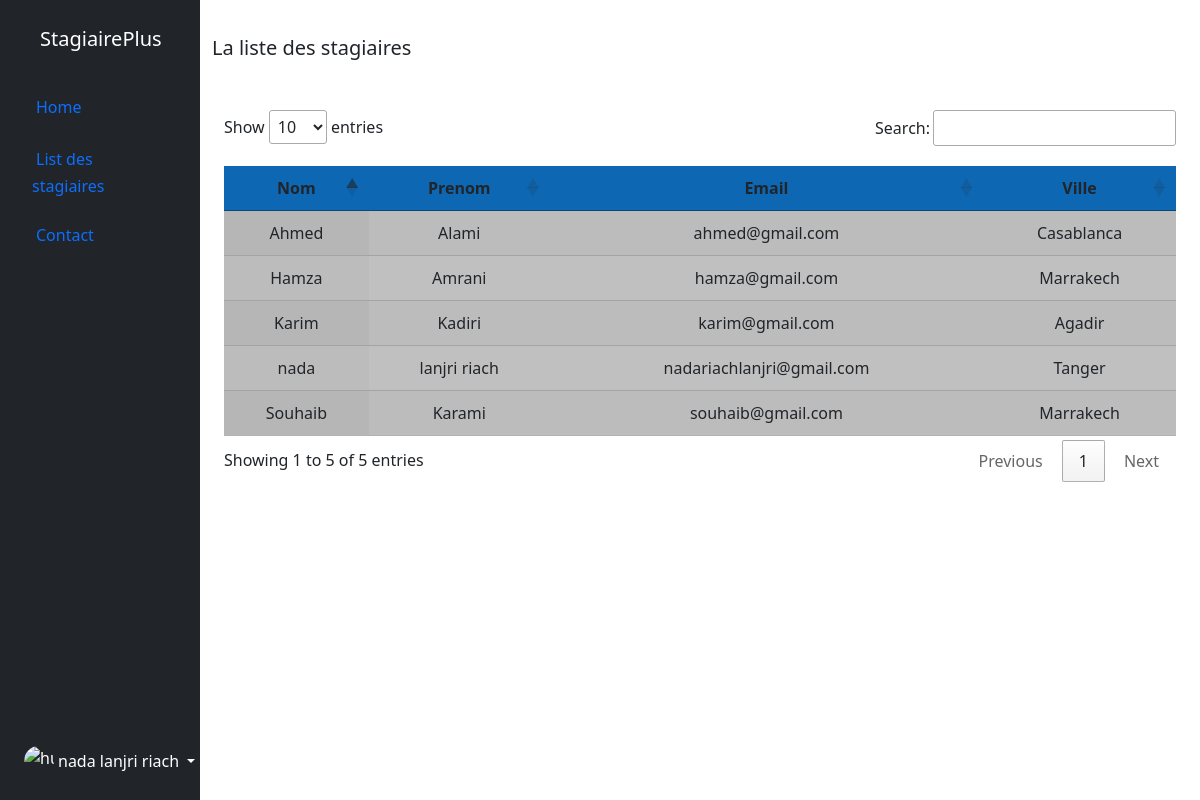
Page /Prototype-3/list.php (signed in) on the committed database.
### tables this page shows
CREATE TABLE `personne` (
  `id` int(11) NOT NULL,
  `nom` varchar(50) NOT NULL,
  `prenom` varchar(50) NOT NULL
);

CREATE TABLE `stagiaire` (
  `id` int(11) NOT NULL,
  `id_personne` int(11) NOT NULL,
  `email` varchar(100) NOT NULL,
  `password` varchar(255) NOT NULL
);

CREATE TABLE `ville` (
  `id` int(11) NOT NULL,
  `nom_ville` varchar(50) NOT NULL,
  `id_personne` int(11) NOT NULL
);

### Prototype-3/php/stagiaire.php (called while the page is built, shortened)
<?php
class GestionStagiaire {
    protected $pdo;
    public function __construct($pdo) {
        $this->pdo = $pdo;
    }
    public function showStagiaire(){
        $queryStagiaires = "SELECT * FROM personne p INNER JOIN ville v ON v.id_personne = p.id INNER JOIN stagiaire s ON s.id_personne = p.id";
        $stmtStagiairesList = $this->pdo->prepare($queryStagiaires);
        $stmtStagiairesList->execute();
        $stagiaires = $stmtStagiairesList->fetchAll(PDO::FETCH_ASSOC);
        return $stagiaires;
    }
}
?>

### Prototype-3/list.php (the view, shortened to what this page needs)
<?php
if (isset($_SESSION['email'])) {
    $nom = $_SESSION['nom'];
    $prenom = $_SESSION['prenom'];
} else {
    header('location:index.php');
}
?>
<!DOCTYPE html>
<html lang="en">
<head>
    <link href="https://cdn.jsdelivr.net/npm/bootstrap@5.3.2/dist/css/bootstrap.min.css" rel="stylesheet">
    <link rel="stylesheet" type="text/css" href="https://cdn.datatables.net/1.11.5/css/jquery.dataTables.css">
</head>
<body>
    <div class="container-fluid">
        <div class="row flex-nowrap">
            <div class="col-auto col-md-3 col-xl-2 px-sm-2 px-0 bg-dark">
                <div class="d-flex flex-column align-items-center align-items-sm-start px-3 pt-2 text-white min-vh-100">
                    <a href="/" class="d-flex align-items-center p-3 mb-md-0 me-md-auto text-white text-decoration-none">
                        <span class="fs-5 d-none d-sm-inline">StagiairePlus</span>
                    </a>
                    <ul class="nav nav-pills flex-column mb-sm-auto mb-0 p-2 align-items-center align-items-sm-start" id="menu">
                        <li class="nav-item">
                            <a href="home.php" class="nav-link align-middle px-0">
                                <i class="fs-4 bi-house"></i> <span class="ms-1 d-none d-sm-inline">Home</span>
                            </a>
                        </li>
                        <li>
                            <a href="#" class="nav-link align-middle px-0">
                                <i class="fs-4 bi-house"></i> <span class="ms-1 d-none d-sm-inline">List des stagiaires</span>
                            </a>
                        </li>
                        <li>
                            <a href="#" class="nav-link px-0 align-middle">
                                <i class="fs-4 bi-table"></i> <span class="ms-1 d-none d-sm-inline">Contact</span>
                            </a>
                        </li>
                    </ul>
                    <div class="dropdown pb-4">
                        <a href="#" class="d-flex align-items-center text-white text-decoration-none dropdown-toggle" id="dropdownUser1" data-bs-toggle="dropdown" aria-expanded="false">
                            <img src="https://github.com/mdo.png" alt="hugenerd" width="30" height="30" class="rounded-circle">
                            <span class="d-none d-sm-inline mx-1"><?php echo $nom . ' ' . $prenom; ?></span>
                        </a>
                    </div>
                </div>
            </div>
            <div class="col py-3">
                <h3 class="lead" style="margin-bottom: 50px;margin-top:20px;">La liste des stagiaires</h3>
                <div class="container">
                    <table id="data-table" class="display" style="width:100%;">
                        <thead>
                            <tr>
                                <th>Nom</th>
                                <th>Prenom</th>
                                <th>Email</th>
                                <th>Ville</th>
                            </tr>
                        </thead>
                        <tbody>
                            <?php
                            require_once('config.php');
                            require_once('php/stagiaire.php');
                            $stagiaireFunctions = new GestionStagiaire($pdo);
                            $stagiaires = $stagiaireFunctions->showStagiaire();
                            if (!empty($stagiaires)) {
                                foreach ($stagiaires as $stagiaire) {
                                    echo '<tr>';
                                    echo '<td>' . $stagiaire['nom'] . '</td>';
                                    echo '<td>' . $stagiaire['prenom'] . '</td>';
                                    echo '<td>' . $stagiaire['email'] . '</td>';
                                    echo '<td>' . $stagiaire['nom_ville'] . '</td>';
                                    echo '</tr>';
                                }
                            }
                            ?>
                        </tbody>
                    </table>
                </div>
            </div>
        </div>
    </div>
</body>
</html>

### rows in the picture
personne: nom "nada", prenom "lanjri riach", stagiaire.email "nadariachlanjri@gmail.com", ville.nom_ville "Tanger"
personne: nom "Ahmed", prenom "Alami", stagiaire.email "ahmed@gmail.com", ville.nom_ville "Casablanca"
personne: nom "Souhaib", prenom "Karami", stagiaire.email "souhaib@gmail.com", ville.nom_ville "Marrakech"
personne: nom "Karim", prenom "Kadiri", stagiaire.email "karim@gmail.com", ville.nom_ville "Agadir"
personne: nom "Hamza", prenom "Amrani", stagiaire.email "hamza@gmail.com", ville.nom_ville "Marrakech"

### other values in the picture
$nom "nada"
$prenom "lanjri riach"
